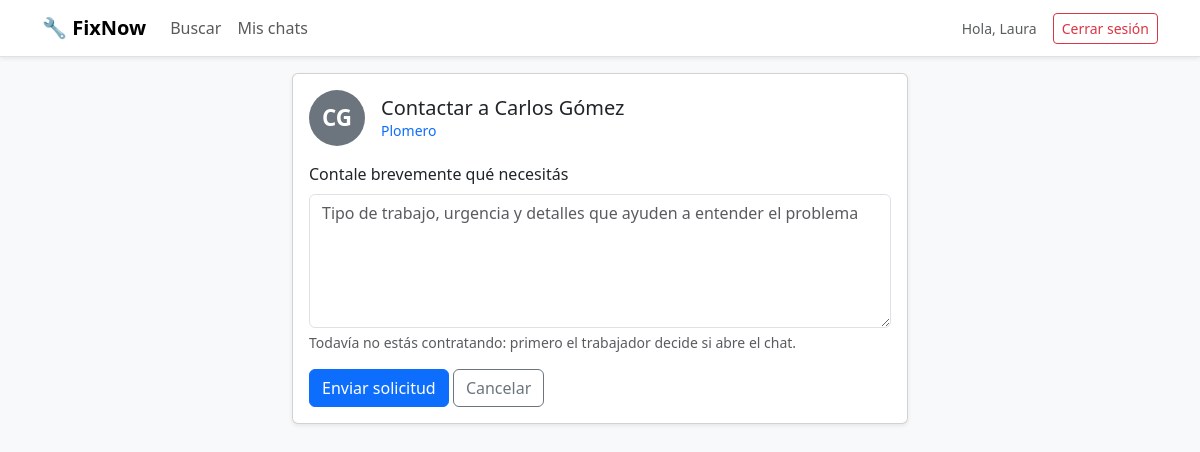
Page /contactar.php?id=1 (signed in) on the committed database.
### tables this page shows
CREATE TABLE TRABAJADOR (
    id_trabajador       INT AUTO_INCREMENT PRIMARY KEY,
    id_usuario          INT NOT NULL UNIQUE,    
    oficio              VARCHAR(80),
    descripcion         TEXT,
    anios_experiencia   TINYINT,
    estado_habilitacion ENUM('pendiente','habilitado','rechazado') NOT NULL DEFAULT 'pendiente',
    foto_perfil         VARCHAR(255),
    FOREIGN KEY (id_usuario) REFERENCES USUARIO(id_usuario) ON DELETE CASCADE
);

CREATE TABLE USUARIO (
    id_usuario     INT AUTO_INCREMENT PRIMARY KEY,
    nombre         VARCHAR(60) NOT NULL,
    apellido       VARCHAR(60) NOT NULL,
    mail           VARCHAR(120) NOT NULL UNIQUE,    
    contrasena     VARCHAR(255) NOT NULL,           
    rol            ENUM('cliente','trabajador','admin') NOT NULL,
    id_localidad   INT,
    fecha_registro DATETIME DEFAULT CURRENT_TIMESTAMP,
    estado         ENUM('activo','pendiente','bloqueado') NOT NULL DEFAULT 'activo',
    FOREIGN KEY (id_localidad) REFERENCES LOCALIDAD(id_localidad)
);

### src/models/Trabajador.php (called while the page is built, shortened)
<?php
class Trabajador
{
    private PDO $pdo;
    public function __construct(PDO $pdo)
    {
        $this->pdo = $pdo;
    }
    public function obtenerPerfilCompleto(int $idTrabajador): ?array
    {
        $sql = "SELECT t.id_trabajador,
                       u.nombre,
                       u.apellido,
                       t.oficio,
                       t.descripcion,
                       t.anios_experiencia,
                       t.foto_perfil,
                       (SELECT GROUP_CONCAT(l.nombre ORDER BY l.nombre SEPARATOR ', ')
                          FROM TRABAJADOR_LOCALIDAD tl
                          JOIN LOCALIDAD l ON l.id_localidad = tl.id_localidad
                         WHERE tl.id_trabajador = t.id_trabajador) AS localidades,
                       (SELECT COUNT(*) FROM SOLICITUD s
                         WHERE s.id_trabajador = t.id_trabajador
                           AND s.confirmado_cliente = TRUE
                           AND s.confirmado_trabajador = TRUE) AS trabajos_completados,
                       (SELECT AVG(c.puntuacion) FROM CALIFICACION c
                         WHERE c.id_trabajador = t.id_trabajador) AS calificacion_promedio,
                       (SELECT COUNT(*) FROM CALIFICACION c
                         WHERE c.id_trabajador = t.id_trabajador) AS cantidad_calificaciones
                  FROM TRABAJADOR t
                  JOIN USUARIO u ON u.id_usuario = t.id_usuario
                 WHERE t.id_trabajador = ?
                   AND t.estado_habilitacion = 'habilitado'
                   AND u.estado = 'activo'
                 LIMIT 1";
        $consulta = $this->pdo->prepare($sql);
        $consulta->execute([$idTrabajador]);
        $fila = $consulta->fetch();
        return $fila ?: null;
    }
}

### public/contactar.php (the view, shortened to what this page needs)
<?php
$idTrabajador = (int) ($_GET['id'] ?? $_POST['id'] ?? 0);
$pdo = Database::getConexion();
$perfil = $idTrabajador > 0 ? (new Trabajador($pdo))->obtenerPerfilCompleto($idTrabajador) : null;
$mensaje = '';
?>
<!DOCTYPE html>
<html lang="es">
<head>
    <link href="https://cdn.jsdelivr.net/npm/bootstrap@5.3.3/dist/css/bootstrap.min.css" rel="stylesheet">
    <link rel="stylesheet" href="assets/css/estilos.css">
</head>
<body class="bg-light">
<?php require __DIR__ . '/../src/views/navbar.php'; ?>
<div class="container pb-5" style="max-width: 640px;">
    <?php if ($perfil === null): ?>
        <div class="alert alert-warning">Este perfil no está disponible.</div>
        <a href="panel_cliente.php" class="btn btn-link px-0">← Volver a la búsqueda</a>
    <?php else: ?>
        <div class="card shadow-sm">
            <div class="card-body">
                <div class="d-flex gap-3 align-items-center mb-3">
                    <?= Vista::avatar($perfil['foto_perfil'], $perfil['nombre'], $perfil['apellido'], 56) ?>
                    <div>
                        <h1 class="h5 mb-0">Contactar a <?= Vista::e($perfil['nombre'] . ' ' . $perfil['apellido']) ?></h1>
                        <div class="text-primary small"><?= Vista::e($perfil['oficio']) ?></div>
                    </div>
                </div>
                <form method="post">
                    <label for="mensaje" class="form-label">Contale brevemente qué necesitás</label>
                    <textarea id="mensaje" name="mensaje" class="form-control" rows="5" maxlength="1000"
                              placeholder="Tipo de trabajo, urgencia y detalles que ayuden a entender el problema"
                              required><?= Vista::e($mensaje) ?></textarea>
                    <div class="form-text mb-3">
                        Todavía no estás contratando: primero el trabajador decide si abre el chat.
                    </div>
                    <button type="submit" class="btn btn-primary">Enviar solicitud</button>
                    <a href="perfil_trabajador.php?id=<?= $idTrabajador ?>" class="btn btn-outline-secondary">Cancelar</a>
                </form>
            </div>
        </div>
    <?php endif; ?>
</div>
</body>
</html>

### src/helpers/Vista.php (shortened to what this page needs)
<?php
class Vista
{
    public static function e(?string $texto): string
    {
        return htmlspecialchars($texto ?? '', ENT_QUOTES, 'UTF-8');
    }
    public static function avatar(?string $foto, string $nombre, string $apellido, int $tamano = 64): string
    {
        $estilo = "width:{$tamano}px;height:{$tamano}px;";
        $iniciales = mb_strtoupper(mb_substr($nombre, 0, 1) . mb_substr($apellido, 0, 1));
        return '<div class="rounded-circle bg-secondary text-white d-flex align-items-center '
             . 'justify-content-center fw-bold" style="' . $estilo . 'font-size:' . ($tamano / 2.5) . 'px;">'
             . self::e($iniciales) . '</div>';
    }
}

### public/assets/css/estilos.css (style rules this page uses)
body { font-family: 'Segoe UI', Roboto, Arial, sans-serif; }

### rows in the picture
trabajador: id_usuario.apellido "CG", id_usuario.apellido "Carlos Gómez", oficio "Plomero"

### other values in the picture
Vista::e($_SESSION['nombre'] ?? '') "Laura"
